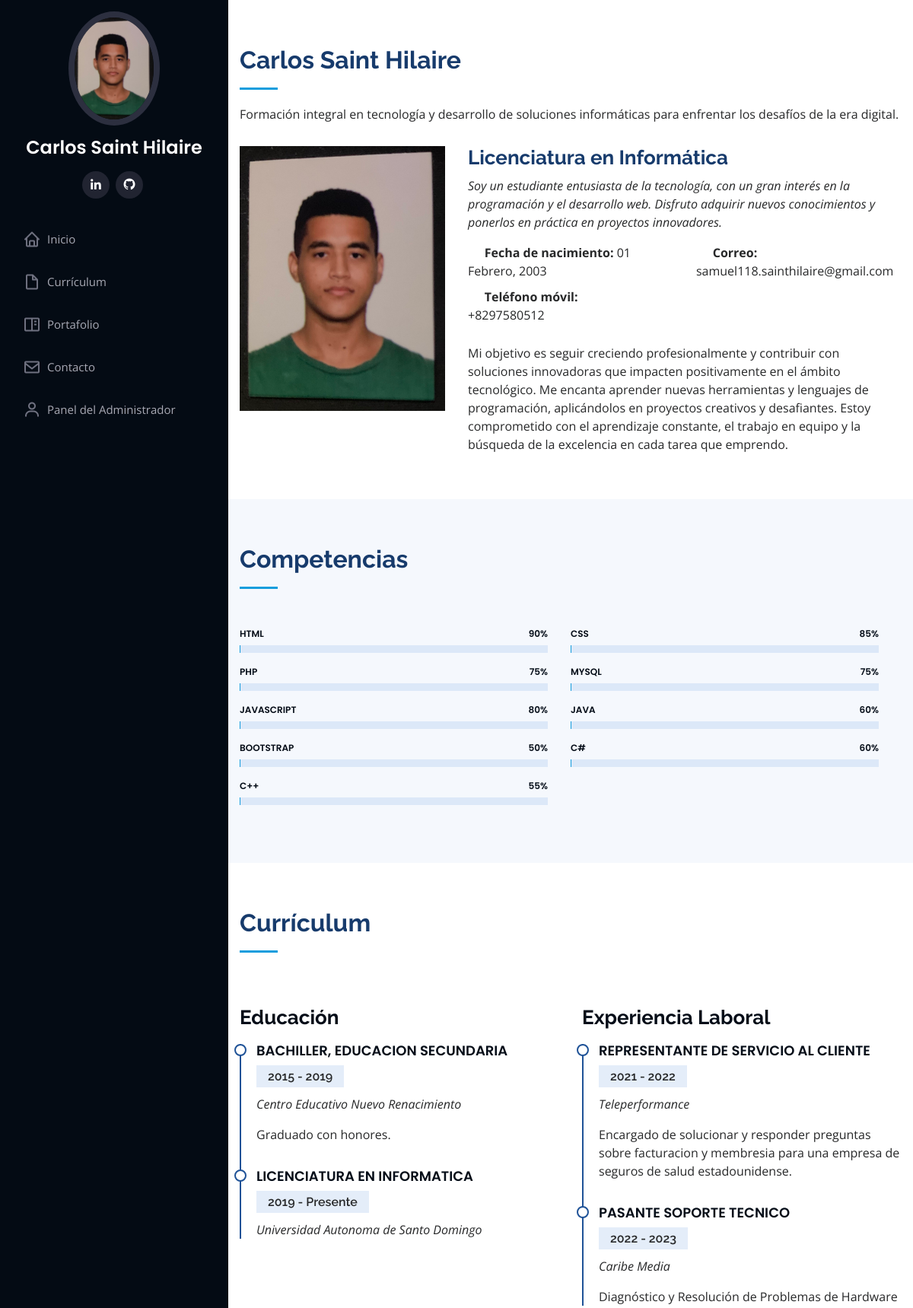
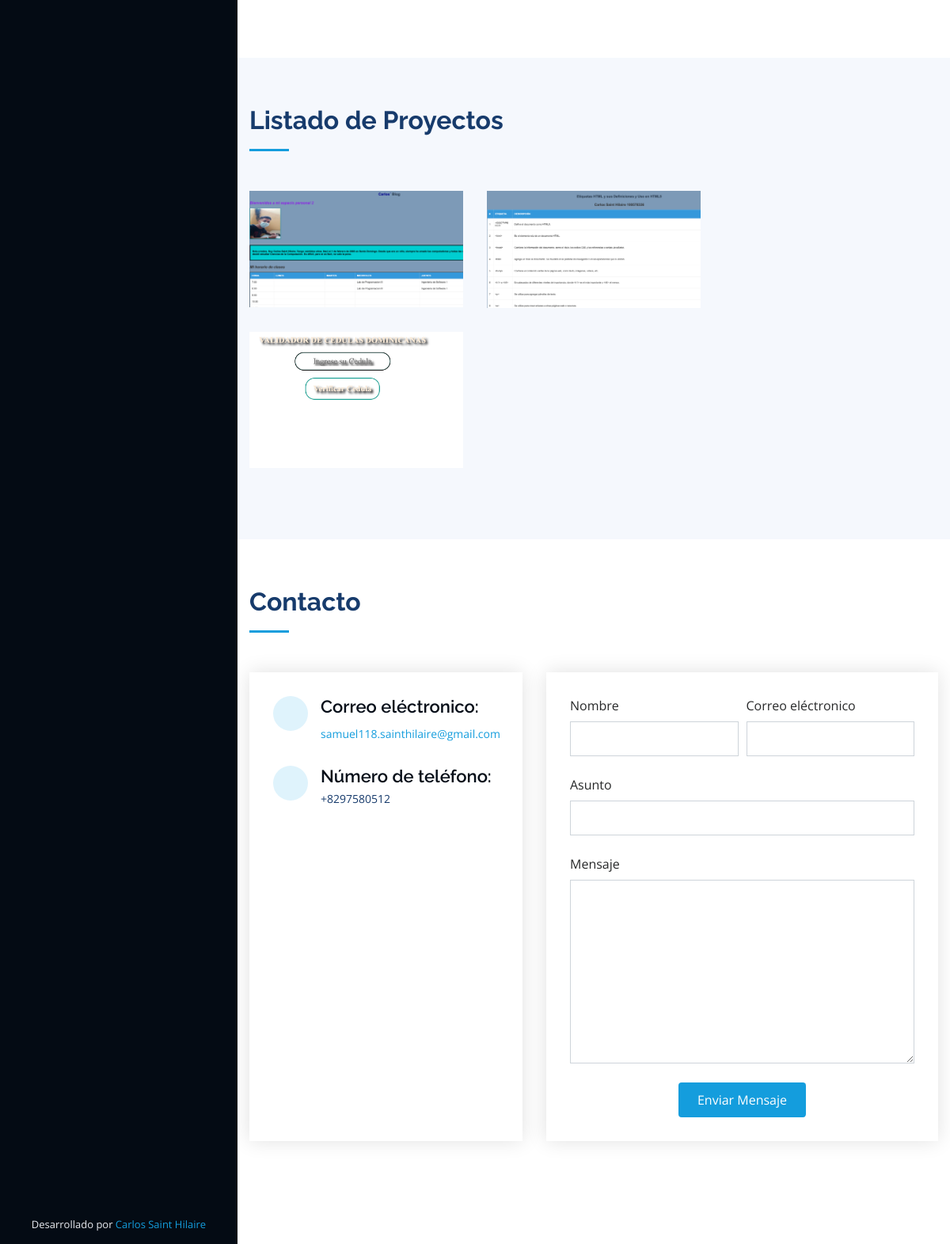
The page / on the database its author committed (2 pictures, top to bottom).
### tables this page shows
CREATE TABLE `basic_setup` (
  `id` int(11) NOT NULL,
  `title` varchar(250) NOT NULL,
  `description` text NOT NULL,
  `keyword` text NOT NULL,
  `icon` varchar(250) NOT NULL
);

CREATE TABLE `personal_setup` (
  `id` int(11) NOT NULL,
  `profilepic` varchar(250) NOT NULL,
  `name` varchar(250) NOT NULL,
  `linkedin` varchar(200) NOT NULL,
  `github` varchar(200) NOT NULL,
  `professions` varchar(200) NOT NULL,
  `mobile` varchar(200) NOT NULL,
  `emailid` varchar(200) NOT NULL
);

CREATE TABLE `aboutus_setup` (
  `id` int(11) NOT NULL,
  `shortdesc` text NOT NULL,
  `heading` text NOT NULL,
  `subheading` text NOT NULL,
  `longdesc` text NOT NULL,
  `website` varchar(250) NOT NULL,
  `dob` varchar(250) NOT NULL
);

CREATE TABLE `skills` (
  `id` int(11) NOT NULL,
  `skill` varchar(250) NOT NULL,
  `score` varchar(250) NOT NULL
);

CREATE TABLE `resume` (
  `id` int(11) NOT NULL,
  `category` varchar(250) NOT NULL,
  `title` varchar(250) NOT NULL,
  `year` varchar(250) NOT NULL,
  `ogname` varchar(250) NOT NULL,
  `workdesc` text NOT NULL
);

CREATE TABLE `portfolio` (
  `id` int(11) NOT NULL,
  `projectname` varchar(250) NOT NULL,
  `projectpic` varchar(250) NOT NULL,
  `projectlink` text NOT NULL
);

### index.php (the view, shortened to what this page needs)
<?php include('./include/db.php');
$query = "SELECT * FROM basic_setup,personal_setup,aboutus_setup";
$runquery = mysqli_query($db,$query);
$data = mysqli_fetch_array($runquery);
?>
<!DOCTYPE html>
<html lang="en">
<head>
    <link href="assets/vendor/bootstrap/css/bootstrap.min.css" rel="stylesheet">
    <link href="assets/vendor/icofont/icofont.min.css" rel="stylesheet">
    <link href="assets/vendor/boxicons/css/boxicons.min.css" rel="stylesheet">
    <link href="assets/vendor/venobox/venobox.css" rel="stylesheet">
    <link href="assets/vendor/owl.carousel/assets/owl.carousel.min.css" rel="stylesheet">
    <link href="assets/vendor/aos/aos.css" rel="stylesheet">
    <link href="assets/css/style.css" rel="stylesheet">
</head>
<body>
    <header id="header">
        <div class="d-flex flex-column">
            <div class="profile">
                <img src="assets/img/<?=$data['profilepic']?>" alt="" class="img-fluid rounded-circle">
                <h1 class="text-light"><a href="#"><?=$data['name']?></a></h1>
                <div class="social-links mt-3 text-center">
                    <?php
      if($data['linkedin']!=""){
            ?>
                    <a href="<?=$data['linkedin']?> " target="blank" class="linkedin"><i class="bx bxl-linkedin"></i></a>
                    <?php
        }
      if($data['github']!=""){
            ?>
                    <a href="<?=$data['github']?>" target="blank" class="github"><i class="bx bxl-github"></i></a>
                    <?php
        }
        ?>
                </div>
            </div>
            <nav class="nav-menu">
                <ul>
                    <li class=""><a href="#about"><i class="bx bx-home"></i> <span>Inicio</span></a></li>
                    <li><a href="#resume"><i class="bx bx-file-blank"></i> <span>Currículum</span></a></li>
                    <li><a href="#portfolio"><i class="bx bx-book-content"></i> Portafolio</a></li>
                    <li><a href="#contact"><i class="bx bx-envelope"></i> Contacto</a></li>
                    <li class=""><a href="admin/login/index.php" target="_blank"><i class="bx bx-user"></i> <span>Panel del Administrador</span></a></li>
                </ul>
            </nav>
        </div>
    </header>
    <main id="main">
        <section id="about" class="about">
            <div class="container">
                <div class="section-title">
                    <h2><?=$data['name']?></h2>
                    <p><?=$data['shortdesc']?></p>
                </div>
                <div class="row">
                    <div class="col-lg-4" data-aos="fade-right">
                        <img src="assets/img/<?=$data['profilepic']?>" class="img-fluid" alt="">
                    </div>
                    <div class="col-lg-8 pt-4 pt-lg-0 content" data-aos="fade-left">
                        <h3><?=$data['heading']?></h3>
                        <p class="font-italic">
                            <?=$data['subheading']?>
                        </p>
                        <div>
                            <ul class="row">
                                <li class="col-lg-6"><i class="icofont-rounded-right"></i> <strong>Fecha de nacimiento:</strong> <?=$data['dob']?></li>
                                <li class="col-lg-6"><i class="icofont-rounded-right"></i> <strong>Correo:</strong> <?=$data['emailid']?></li>
                                <li class="col-lg-5"><i class="icofont-rounded-right"></i> <strong>Teléfono móvil:</strong> <?=$data['mobile']?></li>
                            </ul>
                        </div>
                        <p>
                            <?=$data['longdesc']?>
                        </p>
                    </div>
                </div>
            </div>
        </section>
        <section id="skills" class="skills section-bg">
            <div class="container">
                <div class="section-title">
                    <h2>Competencias</h2>
                </div>
                <div class="row skills-content">
                    <div class="row col-lg-12" data-aos="fade-up">
<?php
                    $query3 = "SELECT * FROM skills";
$runquery3= mysqli_query($db,$query3);
while($data3=mysqli_fetch_array($runquery3)){
    ?>
                        <div class="progress col-lg-6">
                            <span class="skill"><?=$data3['skill']?> <i class="val"><?=$data3['score']?>%</i></span>
                            <div class="progress-bar-wrap">
                            </div>
                        </div>
                                <?php
}
                    ?>
                    </div>
                </div>
            </div>
        </section>
        <section id="resume" class="resume">
            <div class="container">
                <div class="section-title">
                    <h2>Currículum</h2>
                </div>
                <div class="row">
                    <div class="col-lg-6" data-aos="fade-up">
                        <h3 class="resume-title">Educación</h3>
                        <?php
                    $query4 = "SELECT * FROM resume WHERE category='e'";
$runquery4= mysqli_query($db,$query4);
while($data4=mysqli_fetch_array($runquery4)){
    ?>
                    <div class="resume-item">
                            <h4><?=$data4['title']?></h4>
                            <h5><?=$data4['year']?></h5>
                            <p><em><?=$data4['ogname']?></em></p>
                            <p><?=$data4['workdesc']?></p>
                        </div>
                                <?php
}
                    ?>
                    </div>
                    <div class="col-lg-6" data-aos="fade-up" data-aos-delay="100">
                        <h3 class="resume-title">Experiencia Laboral</h3>
                        <?php
                    $query4 = "SELECT * FROM resume WHERE category='pe'";
$runquery4= mysqli_query($db,$query4);
while($data4=mysqli_fetch_array($runquery4)){
    ?>
                    <div class="resume-item">
                            <h4><?=$data4['title']?></h4>
                            <h5><?=$data4['year']?></h5>
                            <p><em><?=$data4['ogname']?></em></p>
                            <p><?=$data4['workdesc']?></p>
                        </div>
                                <?php
}
                    ?>
                    </div>
                </div>
            </div>
        </section>
        <section id="portfolio" class="portfolio section-bg">
            <div class="container">
                <div class="section-title">
                    <h2>Listado de Proyectos</h2>
                </div>
                <div class="row portfolio-container" data-aos="fade-up" data-aos-delay="100">
                   <?php
                    $query5 = "SELECT * FROM portfolio";
$runquery5= mysqli_query($db,$query5);
while($data5=mysqli_fetch_array($runquery5)){
    ?>
                  <div class="col-lg-4 col-md-6 portfolio-item">
                        <div class="portfolio-wrap">
                            <img src="assets/img/<?=$data5['projectpic']?>" class="img-fluid" alt="">
                        </div>
                    </div>
                                <?php
}
                    ?>
                </div>
            </div>
        </section>
        <section id="contact" class="contact">
            <div class="container">
                <div class="section-title">
                    <h2>Contacto</h2>
                </div>
                <div class="row" data-aos="fade-in">
                    <div class="col-lg-5 d-flex align-items-stretch">
                        <div class="info">
                            <div class="email">
                                <i class="icofont-envelope"></i>
                                <h4>Correo eléctronico:</h4>
                                <p><a href="mailto:<?=$data['emailid']?>"><?=$data['emailid']?></a></p>
                            </div>
                            <div class="phone">
                                <i class="icofont-phone"></i>
                                <h4>Número de teléfono:</h4>
                                <p><?=$data['mobile']?></p>
                            </div>
                        </div>
                    </div>
                    <div class="col-lg-7 mt-5 mt-lg-0 d-flex align-items-stretch">
                        <form action="include/message.php" method="post" role="form" class="php-email-form">
                            <div class="form-row">
                                <div class="form-group col-md-6">
                                    <label for="name">Nombre</label>
                                    <input type="text" name="name" class="form-control" id="name" data-rule="minlen:4" data-msg="Please enter at least 4 chars" />
                                </div>
                                <div class="form-group col-md-6">
                                    <label for="name">Correo eléctronico</label>
                                    <input type="email" class="form-control" name="email" id="email" data-rule="email" data-msg="Please enter a valid email" />
                                </div>
                            </div>
                            <div class="form-group">
                                <label for="name">Asunto</label>
                                <input type="text" class="form-control" name="subject" id="subject" data-rule="minlen:4" data-msg="Please enter at least 8 chars of subject" />
                            </div>
                            <div class="form-group">
                                <label for="name">Mensaje</label>
                                <textarea class="form-control" name="message" id="message" rows="10" data-rule="required" data-msg="Please write something for us"></textarea>
                            </div>
                            <div class="text-center"><button type="submit">Enviar Mensaje</button></div>
                        </form>
                    </div>
                </div>
            </div>
        </section>
    </main>
    <footer id="footer">
        <div class="container">
            <div class="credits">
            Desarrollado por <a href="https://github.com/LuisRSoto" target="_blank"> Carlos Saint Hilaire </a>
            </div>
        </div>
    </footer>
</body>
</html>

### rows shown on the page
basic_setup: personal_setup.profilepic (picture), personal_setup.name "Carlos Saint Hilaire", aboutus_setup.shortdesc "Formación integral en tecnología y desarrollo de soluciones informáticas para enfrentar los desafíos de la era digital.", aboutus_setup.heading "Licenciatura en Informática", aboutus_setup.subheading "Soy un estudiante entusiasta de la tecnología, con un gran interés en la programación y el desarrollo web. Disfruto adquirir nuevos conocimientos y ponerlos en práctica en proyectos innovadores.", aboutus_setup.dob "01 Febrero, 2003", personal_setup.emailid "samuel118.sainthilaire@gmail.com", personal_setup.mobile "+8297580512", aboutus_setup.longdesc "Mi objetivo es seguir creciendo profesionalmente y contribuir con soluciones innovadoras que impacten positivamente en el ámbito tecnológico. Me encanta aprender nuevas herramientas y lenguajes de programación, aplicándolos en proyectos creativos y desafiantes. Estoy comprometido con el aprendizaje constante, el trabajo en equipo y la búsqueda de la excelencia en cada tarea que emprendo."
skills: skill "HTML", score "90"
skills: skill "CSS", score "85"
skills: skill "PHP", score "75"
skills: skill "MYSQL", score "75"
skills: skill "JAVASCRIPT", score "80"
skills: skill "JAVA", score "60"
skills: skill "BOOTSTRAP", score "50"
skills: skill "C#", score "60"
skills: skill "C++", score "55"
resume: title "BACHILLER, EDUCACION SECUNDARIA", year "2015 - 2019", ogname "Centro Educativo Nuevo Renacimiento", workdesc "Graduado con honores."
resume: title "LICENCIATURA EN INFORMATICA", year "2019 - Presente", ogname "Universidad Autonoma de Santo Domingo"
resume: title "REPRESENTANTE DE SERVICIO AL CLIENTE", year "2021 - 2022", ogname "Teleperformance", workdesc "Encargado de solucionar y responder preguntas sobre facturacion y membresia para una empresa de seguros de salud estadounidense."
resume: title "PASANTE SOPORTE TECNICO", year "2022 - 2023", ogname "Caribe Media", workdesc "Diagnóstico y Resolución de Problemas de Hardware"
portfolio: projectpic (picture)
portfolio: projectpic (picture)
portfolio: projectpic (picture)
